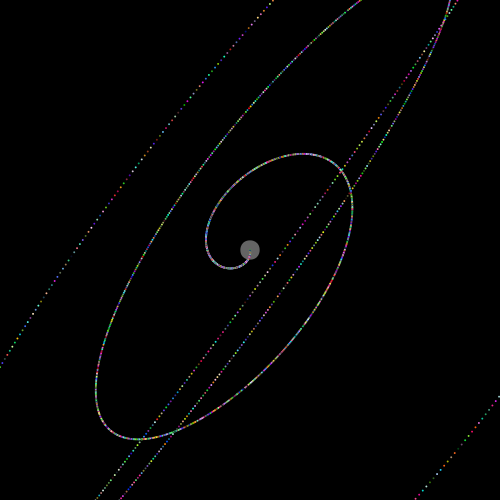
Frame 1 (no input)
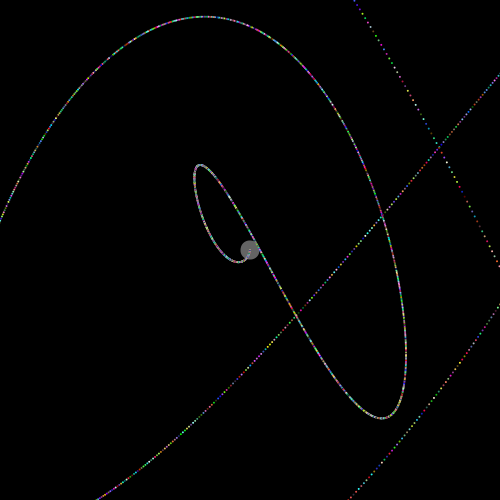
Frame 60 (the mouse pressed at the canvas centre just before this capture)
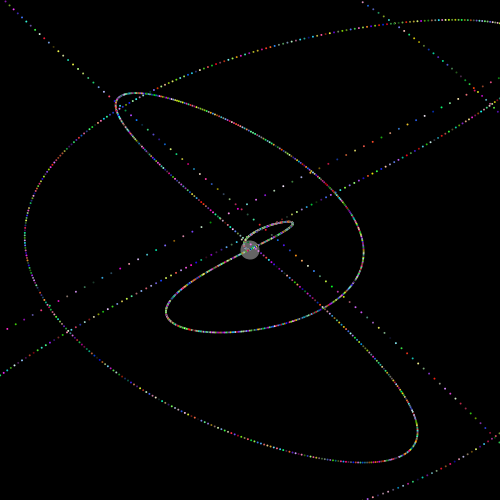
Frame 120 (the mouse held since frame 60 and released just before this capture)

The Processing sketch that drew these frames (run headless with seeded random() and noise(); from frame 60 on, the mouse is pressed at the canvas centre):

// Processing sketch: processing_181649
// ── processing_181649.pde

float Nnoise = random(10);
float Mnoise = random(10);
float angnoise = random(10);
int N = int(1000*noise(Nnoise));
int M = int(1000*noise(Mnoise));

void setup(){
  size(500,500);
  frameRate(5);
}

void draw(){
  background(0);
  translate(width/2,height/2);
  angnoise += 0.05;
  rotate(radians(360*noise(angnoise)));
  noFill();
  strokeWeight(10);
  stroke(100);
  ellipse(0,0,10,10);
  
  Nnoise += 0.02;
  Mnoise += 0.02;
  
  N = int(1000*noise(Nnoise));
  M = int(1000*noise(Mnoise));

  for(int i=0; i < 3000; i ++){
  fill(random(255),random(255),random(255));
  noStroke();
  ellipse(0.2*i*cos(PI*i/N),0.2*i*sin(PI*i/M),2,2);
  }
}
